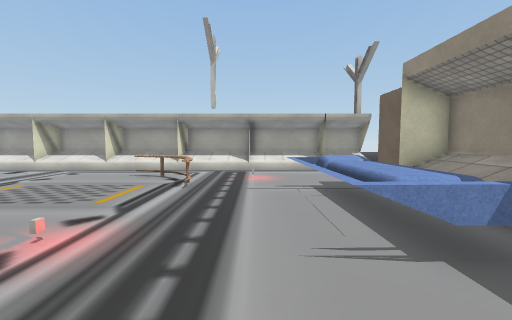
[1] (above)

17 first-person views from a walk through a scene from a Unity 3-D project. The camera is 1.5 m above the floor, tilts 4° down and sees 90° across. The floor is counted in squares, 1 m on a side. Each view is taken from the middle of a square. On the plan, view 1 faces up. The plan holds only what a view shows up to about 13 squares ahead; the rest is blank. The place goes on beyond the plan. The player is left out. Some animated figures are not drawn. Some surface patterns are stand-ins.

[2]
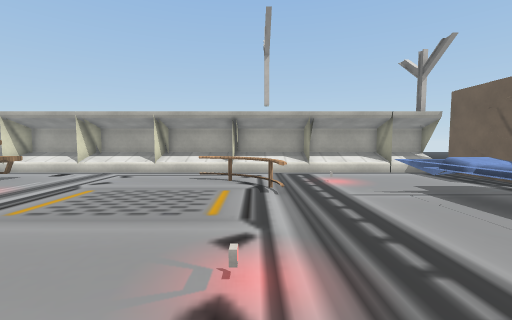

[3]
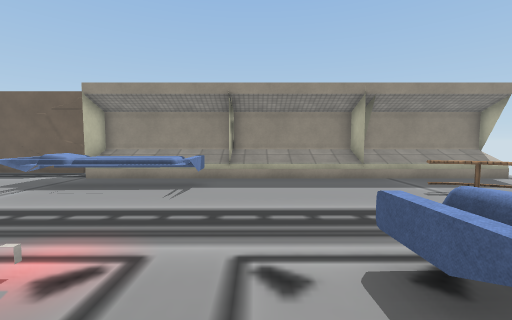

[4]
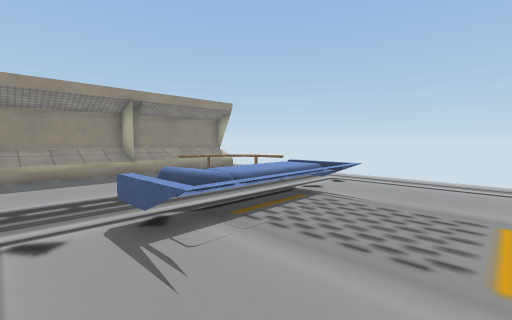

[5]
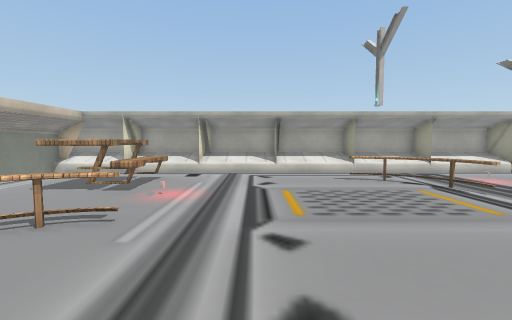

[6]
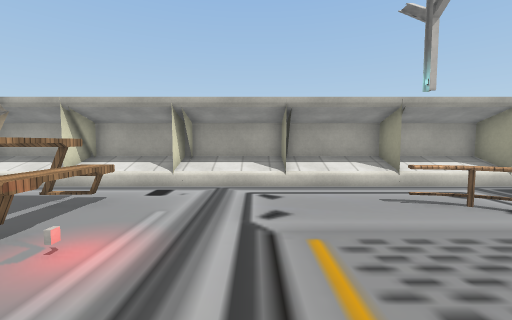

[7]
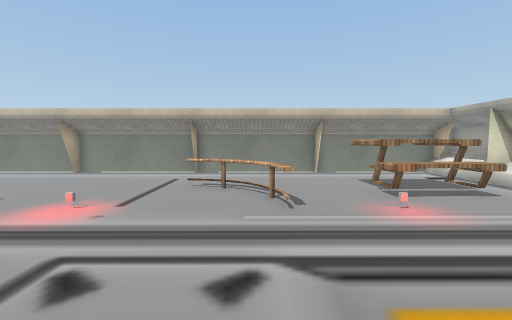

[8]
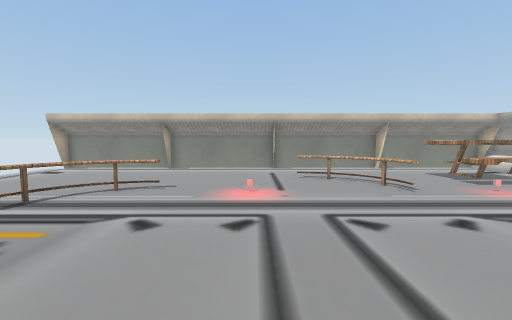

[9]
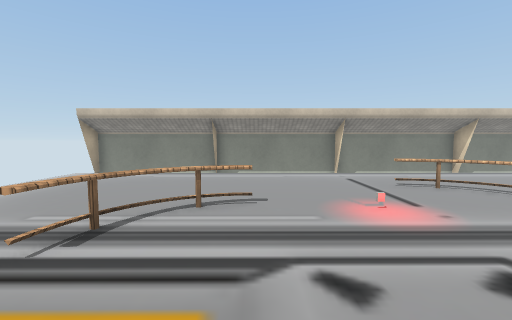

[10]
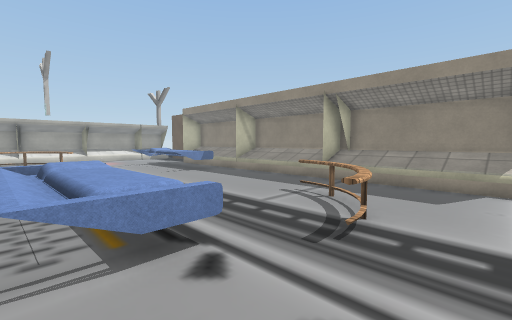

[11]
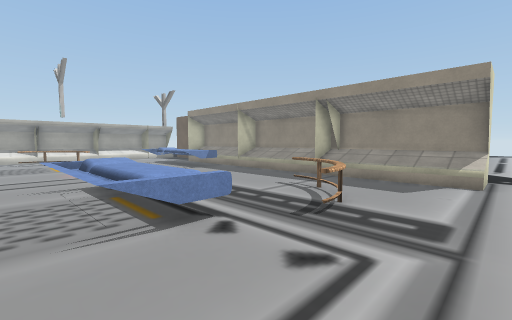

[12]
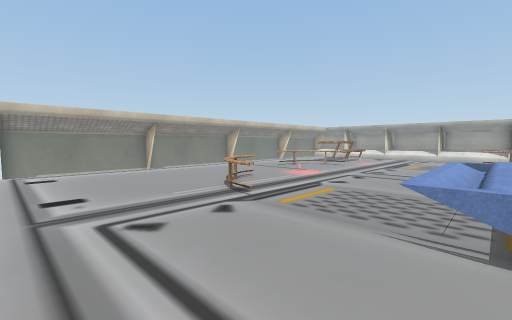

[13]
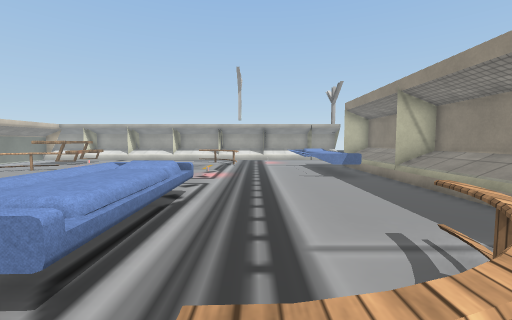

[14]
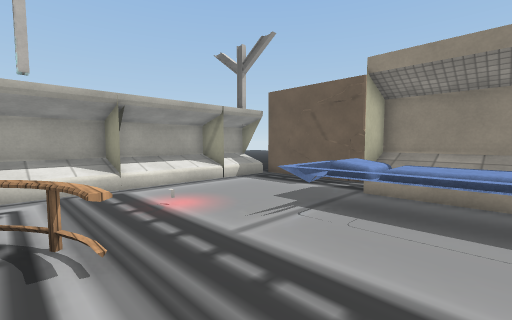

[15]
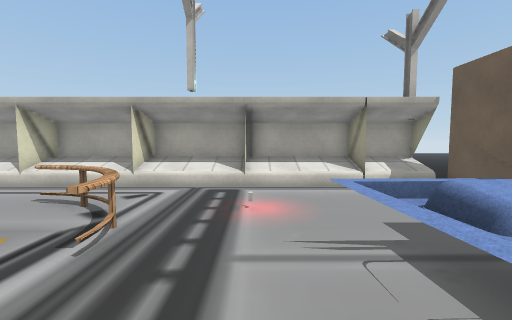

[16]
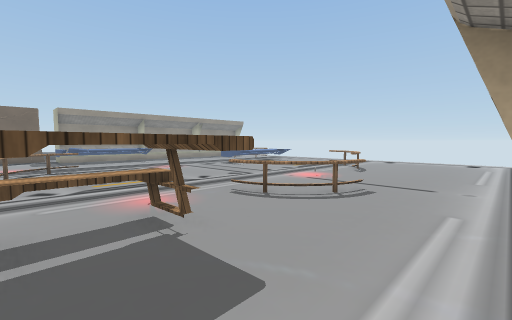

[17]
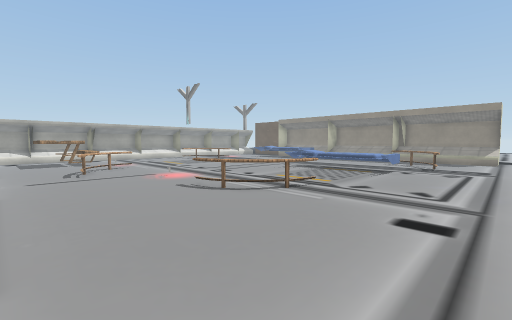

### Floor plan
Key: @ floor where view 1 was taken; # wall or solid block; . floor; / step, stairs or slope; = window, fence, low wall or low ledge; ^ raised ledge; O other object.
Columns run from 18 left of view 1 to 11 right of it. Each row starts with its distance up from view 1.
 15 #########################
 14 #OO=OO=///=///=///=///=O##
 13 .........................#
 12 .........................#
 11 ...OOO.......OO..........#
 10 ...O O.........O.........#
  9 ...OOO.........OO........#
  8 #...............O..OOO.^#
  7 ...................OOO.^#
  6 ......O............OOO.^#
  5 ....OO.............OOO.^#
  4 ....O..............OOO.^#
  3 ...O...............OOO.^#
  2 #......................^#
  1 .......................^#
  0 ..................@....^#
 -1 .............OOO.......^#
 -2 ......O......OOO.......^#
 -3 ......O......OOO.......^#
 -4 #.....OO.....OOO....O..^#
 -5 .......OOO...OOO...OO..^#
 -6 .............OOO...O...^#
 -7 .................OO....^#
 -8 .......................^#
 -9 .......................^# ....
-10 #.............................

Positions as (right, up) in squares from view 1, and headings:
1: (0, 0), facing up
2: (-3, 1), facing up
3: (-6, 1), facing right
4: (-8, 1), facing down-right
5: (-9, 1), facing up
6: (-9, 5), facing up
7: (-6, 5), facing left
8: (-4, 1), facing left
9: (-6, -2), facing left
10: (-5, -9), facing up-right
11: (-6, -10), facing up-right
12: (-4, -10), facing up-left
13: (-1, -8), facing up
14: (-3, 5), facing up-right
15: (0, 5), facing up
16: (-18, 11), facing down-right
17: (-17, -10), facing up-right
